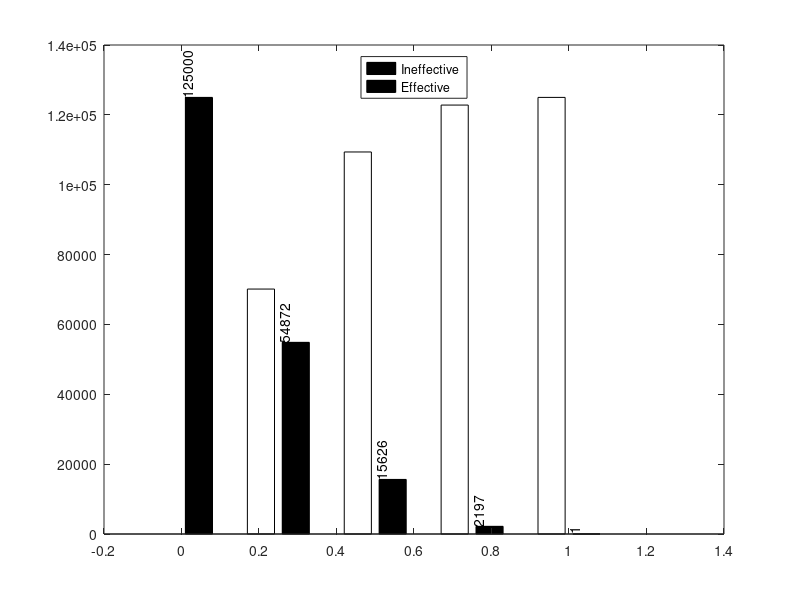

This chart was generated by the following MATLAB code: (Note: this script raises an error after producing the figure.)

figure ('Visible', 'off');
X=[0; 0.25; 0.5; 0.75; 1];
% E= [Ineffective, Effective]
E= [0, 125000;70128,54872;109374,15626;122803,2197;124999,1];
gcf = bar(X, E,'FaceColor','flat');
labels = arrayfun(@(value) num2str(value),E(:,2),'UniformOutput',false);
h=text(X,E(:,2),labels,'HorizontalAlignment','left','VerticalAlignment','top');
set(h,'Rotation',90);
map=[0,1,0;1,0,0];
colormap(map);
ax=gca;
legend('Ineffective', 'Effective', 'Location', 'North');
ax.XLim=[-0.1, 1.1];
ax.YLim=[0, 15*10^4];
ax.XTick=X;
ax.XTickLabel=X;
ax.TickDir='out';
%box off;
xlabel('$\gamma$', 'Interpreter', 'Latex');

save_name=strcat('WATER_Eff');
save_name_f1=strcat(save_name, '.png');
save_name_f2=strcat(save_name, '.eps');
saveas(ax, save_name_f1);
saveas(ax, save_name_f2);